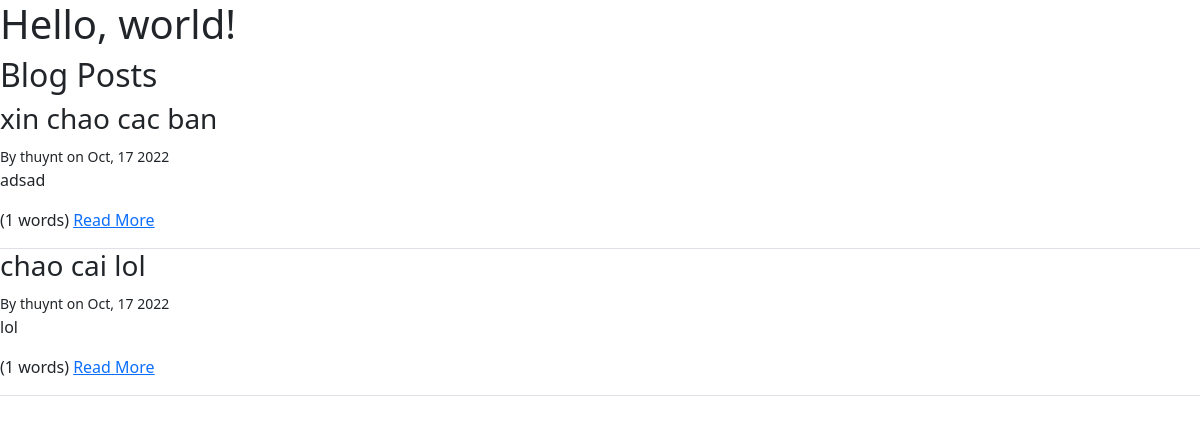
The page / on the database its author committed.
### blog/models.py (models this page shows, shortened)
class Post(models.Model):
    author = models.ForeignKey(
        settings.AUTH_USER_MODEL, on_delete=models.PROTECT)
    created_at = models.DateTimeField(auto_now_add=True)
    modified_at = models.DateTimeField(auto_now=True)
    published_at = models.DateTimeField(blank=True, null=True)
    title = models.TextField(max_length=100)
    slug = models.SlugField()
    summary = models.TextField(max_length=500)
    content = models.TextField()
    tags = models.ManyToManyField(Tag, related_name="posts")
    comments = GenericRelation(Comment)

### blog/views.py (the view)
# urls.py: path("", blog.views.index),
def index(request):
    posts = Post.objects.filter(published_at__lte=timezone.now())
    return render(request, "blog/index.html", {"posts": posts})

### blog/templatetags/blog_extras.py (called while the page is built)
@register.simple_tag
def row(extra_classes=""):
    return format_html('<div class="row {}">', extra_classes)

@register.simple_tag
def endrow():
    return format_html("</div>")

@register.simple_tag(takes_context=True)
def author_details_tag(context):
    request = context["request"]
    current_user = request.user
    post = context["post"]
    author = post.author
    if author == current_user:
        return format_html("<strong>me</strong>")
    if author.first_name and author.last_name:
        name = f"{author.first_name} {author.last_name}"
    else:
        name = f"{author.username}"
    if author.email:
        prefix = format_html('<a href="mailto:{}">', author.email)
        suffix = format_html("</a>")
    else:
        prefix = ""
        suffix = ""
    return format_html("{}{}{}", prefix, name, suffix)

### templates/blog/index.html
{% extends "base.html" %}
{% load blog_extras %}
{% block content %}
<h2>Blog Posts</h2>
{% for post in posts %}
    {% row "border-bottom" %}
        <div class="col">
            <h3>{{ post.title }}</h3>
            {% include "blog/post-byline.html" %}
            <p>{{ post.summary }}</p>
            <p>
                ({{ post.content|wordcount }} words)
                <a href="{% url 'blog-post-detail' post.slug %}">Read More</a
            </p>
        </div>
    {% endrow %}
{% endfor %}
{% endblock %}

### templates/blog/post-byline.html
{% load blog_extras %}
<small>By {% author_details_tag %} on {{ post.published_at|date:"M, d Y" }}</small>

### rows shown on the page
Post: title "xin chao cac ban", author.email "thuynt", published_at "Oct, 17 2022", summary "adsad", content "1"
Post: title "chao cai lol", author.email "thuynt", published_at "Oct, 17 2022", summary "lol", content "1"
